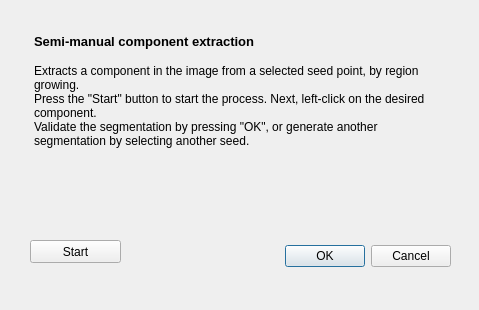
<?xml version="1.0" encoding="UTF-8"?>
<ui version="4.0">
 <class>ManualComponent_View</class>
 <widget class="QDialog" name="ManualComponent_View">
  <property name="geometry">
   <rect>
    <x>0</x>
    <y>0</y>
    <width>479</width>
    <height>310</height>
   </rect>
  </property>
  <property name="windowTitle">
   <string>Manual component extraction</string>
  </property>
  <widget class="QDialogButtonBox" name="buttonBox">
   <property name="geometry">
    <rect>
     <x>200</x>
     <y>240</y>
     <width>251</width>
     <height>32</height>
    </rect>
   </property>
   <property name="toolTipDuration">
    <number>-1</number>
   </property>
   <property name="orientation">
    <enum>Qt::Horizontal</enum>
   </property>
   <property name="standardButtons">
    <set>QDialogButtonBox::Cancel|QDialogButtonBox::Ok</set>
   </property>
  </widget>
  <widget class="QWidget" name="gridLayoutWidget">
   <property name="geometry">
    <rect>
     <x>30</x>
     <y>30</y>
     <width>421</width>
     <height>194</height>
    </rect>
   </property>
   <layout class="QGridLayout" name="gridLayout">
    <item row="0" column="1">
     <widget class="QTextEdit" name="textEdit">
      <property name="enabled">
       <bool>true</bool>
      </property>
      <property name="sizePolicy">
       <sizepolicy hsizetype="Minimum" vsizetype="Minimum">
        <horstretch>0</horstretch>
        <verstretch>0</verstretch>
       </sizepolicy>
      </property>
      <property name="sizeIncrement">
       <size>
        <width>0</width>
        <height>0</height>
       </size>
      </property>
      <property name="baseSize">
       <size>
        <width>0</width>
        <height>0</height>
       </size>
      </property>
      <property name="autoFillBackground">
       <bool>true</bool>
      </property>
      <property name="styleSheet">
       <string notr="true">background: rgba(0,0,0,0%)</string>
      </property>
      <property name="frameShape">
       <enum>QFrame::NoFrame</enum>
      </property>
      <property name="readOnly">
       <bool>true</bool>
      </property>
      <property name="html">
       <string>&lt;!DOCTYPE HTML PUBLIC &quot;-//W3C//DTD HTML 4.0//EN&quot; &quot;http://www.w3.org/TR/REC-html40/strict.dtd&quot;&gt;
&lt;html&gt;&lt;head&gt;&lt;meta name=&quot;qrichtext&quot; content=&quot;1&quot; /&gt;&lt;style type=&quot;text/css&quot;&gt;
p, li { white-space: pre-wrap; }
&lt;/style&gt;&lt;/head&gt;&lt;body style=&quot; font-family:'Sans Serif'; font-size:9pt; font-weight:400; font-style:normal;&quot;&gt;
&lt;p style=&quot; margin-top:0px; margin-bottom:0px; margin-left:0px; margin-right:0px; -qt-block-indent:0; text-indent:0px;&quot;&gt;&lt;span style=&quot; font-size:10pt; font-weight:600;&quot;&gt;Semi-manual component extraction&lt;/span&gt;&lt;/p&gt;
&lt;p style=&quot;-qt-paragraph-type:empty; margin-top:0px; margin-bottom:0px; margin-left:0px; margin-right:0px; -qt-block-indent:0; text-indent:0px; font-size:10pt; font-weight:600;&quot;&gt;&lt;br /&gt;&lt;/p&gt;
&lt;p style=&quot; margin-top:0px; margin-bottom:0px; margin-left:0px; margin-right:0px; -qt-block-indent:0; text-indent:0px;&quot;&gt;Extracts a component in the image from a selected seed point, by region growing.&lt;/p&gt;
&lt;p style=&quot; margin-top:0px; margin-bottom:0px; margin-left:0px; margin-right:0px; -qt-block-indent:0; text-indent:0px;&quot;&gt;Press the &amp;quot;Start&amp;quot; button to start the process. Next, left-click on the desired component.  &lt;/p&gt;
&lt;p style=&quot; margin-top:0px; margin-bottom:0px; margin-left:0px; margin-right:0px; -qt-block-indent:0; text-indent:0px;&quot;&gt;Validate the segmentation by pressing &amp;quot;OK&amp;quot;, or generate another segmentation by selecting another seed.&lt;/p&gt;
&lt;p style=&quot;-qt-paragraph-type:empty; margin-top:0px; margin-bottom:0px; margin-left:0px; margin-right:0px; -qt-block-indent:0; text-indent:0px; font-size:10pt; font-weight:600;&quot;&gt;&lt;br /&gt;&lt;/p&gt;&lt;/body&gt;&lt;/html&gt;</string>
      </property>
     </widget>
    </item>
   </layout>
  </widget>
  <widget class="QPushButton" name="pushButton">
   <property name="geometry">
    <rect>
     <x>30</x>
     <y>240</y>
     <width>91</width>
     <height>23</height>
    </rect>
   </property>
   <property name="text">
    <string>Start</string>
   </property>
  </widget>
 </widget>
 <resources/>
 <connections>
  <connection>
   <sender>buttonBox</sender>
   <signal>accepted()</signal>
   <receiver>ManualComponent_View</receiver>
   <slot>accept()</slot>
   <hints>
    <hint type="sourcelabel">
     <x>248</x>
     <y>254</y>
    </hint>
    <hint type="destinationlabel">
     <x>157</x>
     <y>274</y>
    </hint>
   </hints>
  </connection>
  <connection>
   <sender>buttonBox</sender>
   <signal>rejected()</signal>
   <receiver>ManualComponent_View</receiver>
   <slot>reject()</slot>
   <hints>
    <hint type="sourcelabel">
     <x>316</x>
     <y>260</y>
    </hint>
    <hint type="destinationlabel">
     <x>286</x>
     <y>274</y>
    </hint>
   </hints>
  </connection>
 </connections>
</ui>
